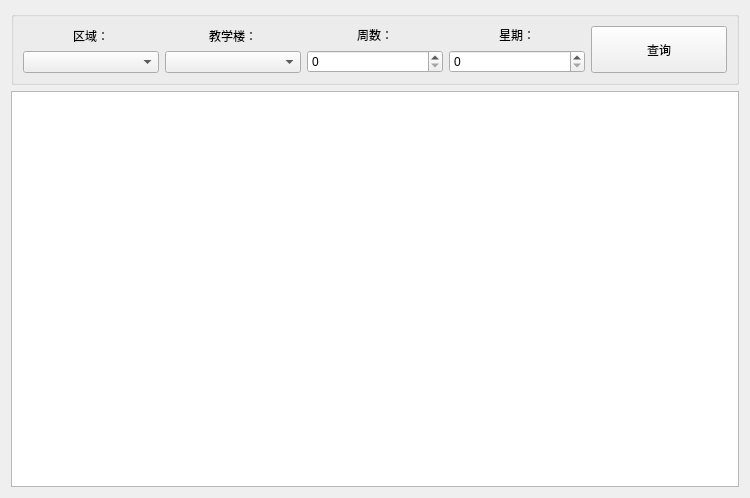
<?xml version="1.0" encoding="UTF-8"?>
<ui version="4.0">
 <class>FindWidget</class>
 <widget class="QWidget" name="FindWidget">
  <property name="geometry">
   <rect>
    <x>0</x>
    <y>0</y>
    <width>750</width>
    <height>498</height>
   </rect>
  </property>
  <property name="windowTitle">
   <string>Form</string>
  </property>
  <layout class="QVBoxLayout" name="verticalLayout_5">
   <item>
    <widget class="QGroupBox" name="groupBox">
     <property name="title">
      <string/>
     </property>
     <layout class="QHBoxLayout" name="horizontalLayout">
      <item>
       <layout class="QVBoxLayout" name="verticalLayout">
        <item>
         <widget class="QLabel" name="label">
          <property name="text">
           <string>区域：</string>
          </property>
          <property name="alignment">
           <set>Qt::AlignmentFlag::AlignCenter</set>
          </property>
         </widget>
        </item>
        <item>
         <widget class="QComboBox" name="areaComboBox"/>
        </item>
       </layout>
      </item>
      <item>
       <layout class="QVBoxLayout" name="verticalLayout_2">
        <item>
         <widget class="QLabel" name="label_2">
          <property name="text">
           <string>教学楼：</string>
          </property>
          <property name="alignment">
           <set>Qt::AlignmentFlag::AlignCenter</set>
          </property>
         </widget>
        </item>
        <item>
         <widget class="QComboBox" name="buildingComboBox"/>
        </item>
       </layout>
      </item>
      <item>
       <layout class="QVBoxLayout" name="verticalLayout_3">
        <item>
         <widget class="QLabel" name="label_3">
          <property name="text">
           <string>周数：</string>
          </property>
          <property name="alignment">
           <set>Qt::AlignmentFlag::AlignCenter</set>
          </property>
         </widget>
        </item>
        <item>
         <widget class="QSpinBox" name="weekSpinBox"/>
        </item>
       </layout>
      </item>
      <item>
       <layout class="QVBoxLayout" name="verticalLayout_4">
        <item>
         <widget class="QLabel" name="label_4">
          <property name="text">
           <string>星期：</string>
          </property>
          <property name="alignment">
           <set>Qt::AlignmentFlag::AlignCenter</set>
          </property>
         </widget>
        </item>
        <item>
         <widget class="QSpinBox" name="daySpinBox"/>
        </item>
       </layout>
      </item>
      <item>
       <widget class="QPushButton" name="pushButton">
        <property name="sizePolicy">
         <sizepolicy hsizetype="Ignored" vsizetype="Ignored">
          <horstretch>0</horstretch>
          <verstretch>0</verstretch>
         </sizepolicy>
        </property>
        <property name="text">
         <string>查询</string>
        </property>
        <property name="icon">
         <iconset resource="photos.qrc">
          <normaloff>:/icon_button/Photos/icons/find_button_icon.png</normaloff>:/icon_button/Photos/icons/find_button_icon.png</iconset>
        </property>
       </widget>
      </item>
     </layout>
    </widget>
   </item>
   <item>
    <widget class="QListWidget" name="listWidget"/>
   </item>
  </layout>
 </widget>
 <resources>
  <include location="photos.qrc"/>
 </resources>
 <connections/>
</ui>
